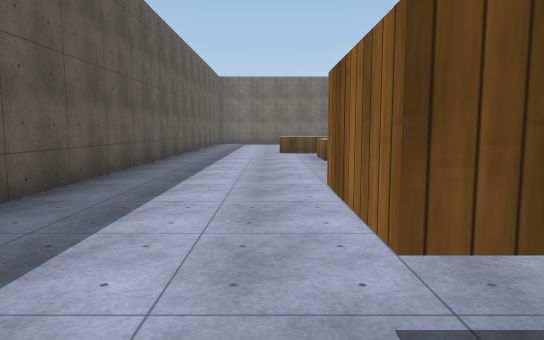
View 1 (above)

16 first-person views from a walk through a scene from a Unity 3-D project. The camera is 1.5 m above the floor, tilts 6° down and sees 70° across. The floor is counted in squares, 2 m on a side. Each view is taken from the middle of a square. On the plan, view 1 faces up. The plan holds only what a view shows up to about 12 squares ahead; the rest is blank. The place goes on beyond the plan. Some animated figures are left out. Surface patterns are stand-ins for the level's own textures.

View 2
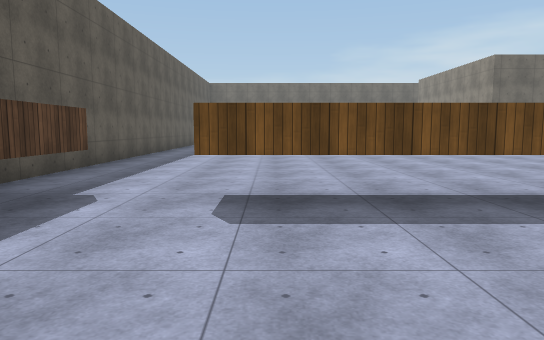

View 3
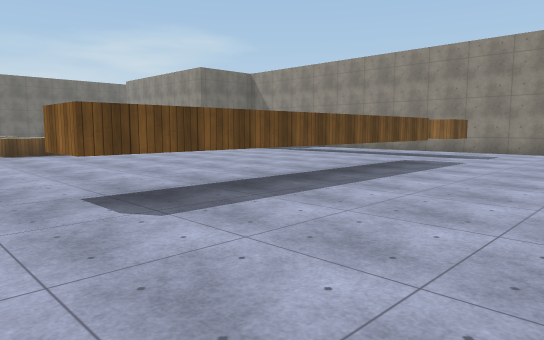

View 4
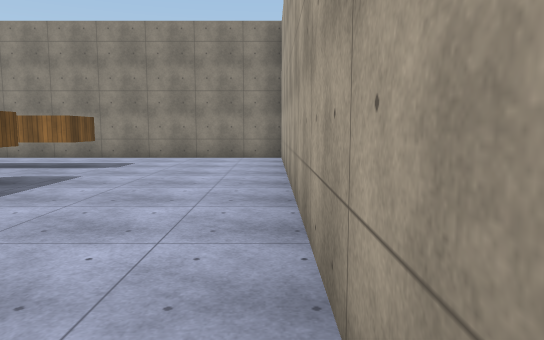

View 5
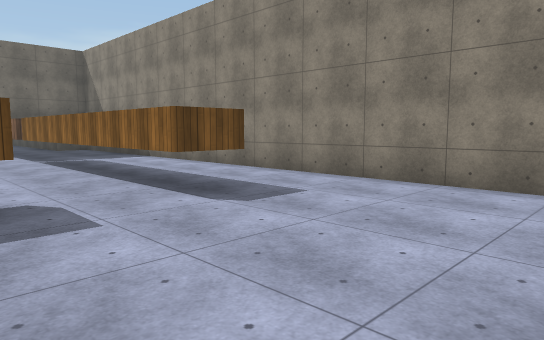

View 6
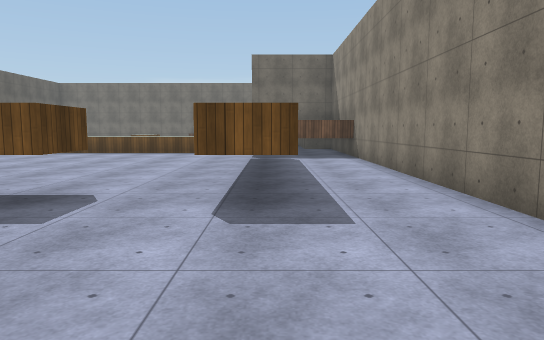

View 7
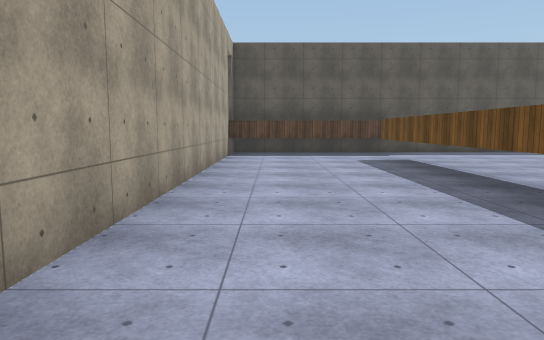

View 8
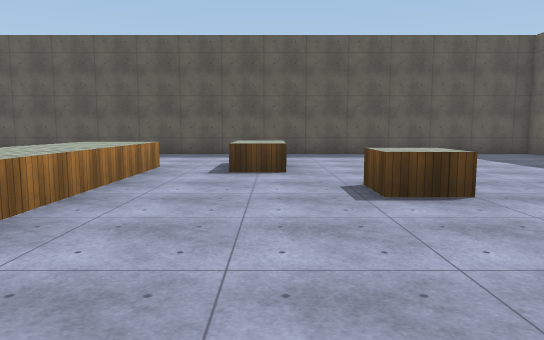

View 9
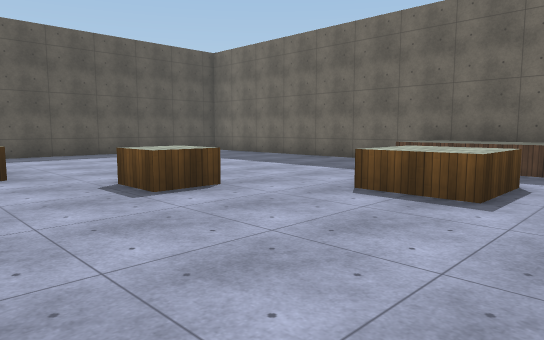

View 10
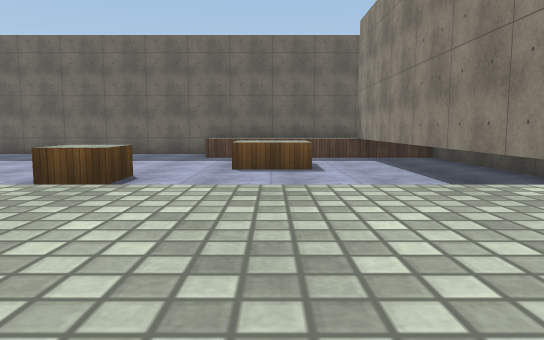

View 11
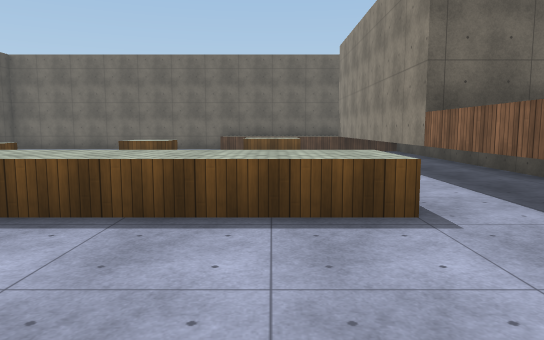

View 12
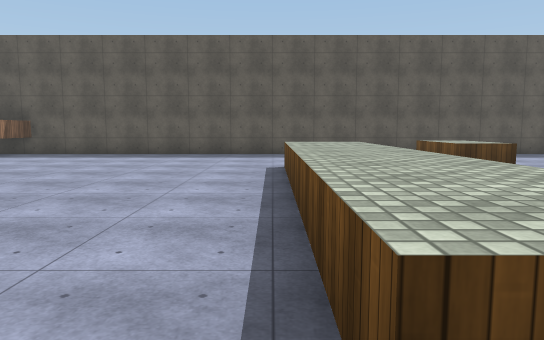

View 13
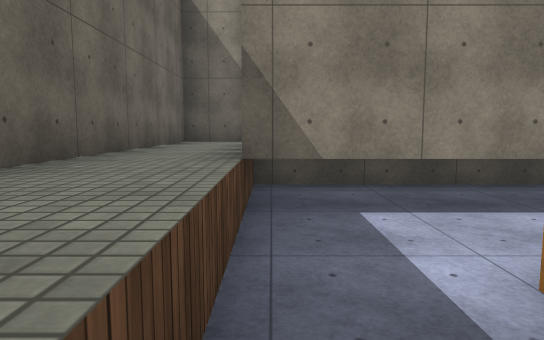

View 14
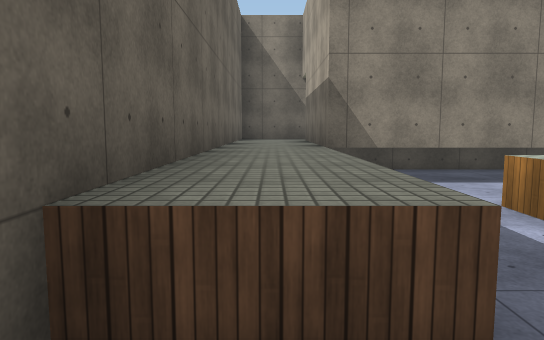

View 15
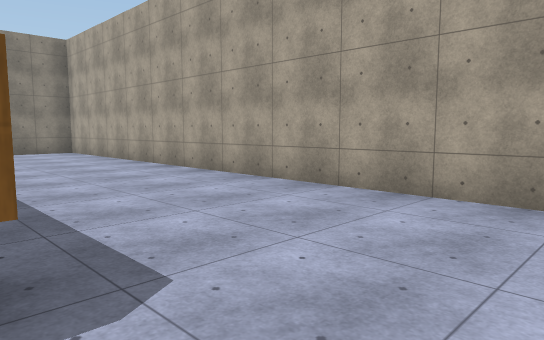

View 16
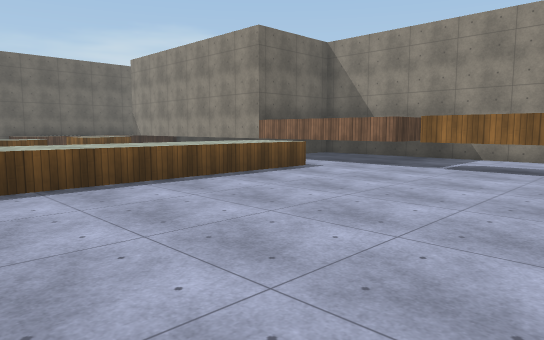

### Floor plan
Key: @ floor where view 1 was taken; # wall or solid block; . floor; ^ raised ledge; T thing the floor can be seen under or through.
Columns run from 3 left of view 1 to 14 right of it. Each row starts with its distance up from view 1.
 21 ##################
 20 #........^^^^^^^^#
 19 #............^##^#
 18 #............^#
 17 #.  ......^..^#
 16 #............^#
 15 #......^.....^#
 14 #............^#
 13 #...^^.......^#
 12 #............##
 11 #............#
 10 #....^^^^^^^.#
  9 #............#
  8 #............####
  7 #............#..#
  6 #............T..#
  5 #............T..#
  4 #............T..#
  3 #............T..#
  2 #............T..#
  1 ##..TTTTTTT..T..#
  0  #.@............#
 -1  #..............#
 -2  #..............#
 -3  #..............#
 -4  ################

Where each view was taken, in squares from view 1:
view 1: 0 up, 0 right, facing up
view 2: 3 down, 1 right, facing up
view 3: 3 down, 1 left, facing up-right
view 4: 3 down, 2 right, facing right
view 5: 3 down, 7 right, facing up-right
view 6: 3 down, 10 right, facing up
view 7: 2 down, 10 right, facing left
view 8: 13 up, 9 right, facing left
view 9: 12 up, 9 right, facing up-left
view 10: 9 up, 7 right, facing up
view 11: 6 up, 7 right, facing up
view 12: 9 up, 9 right, facing left
view 13: 19 up, 6 right, facing right
view 14: 20 up, 4 right, facing right
view 15: 1 up, 1 left, facing down-right
view 16: 4 up, 2 right, facing up-right
